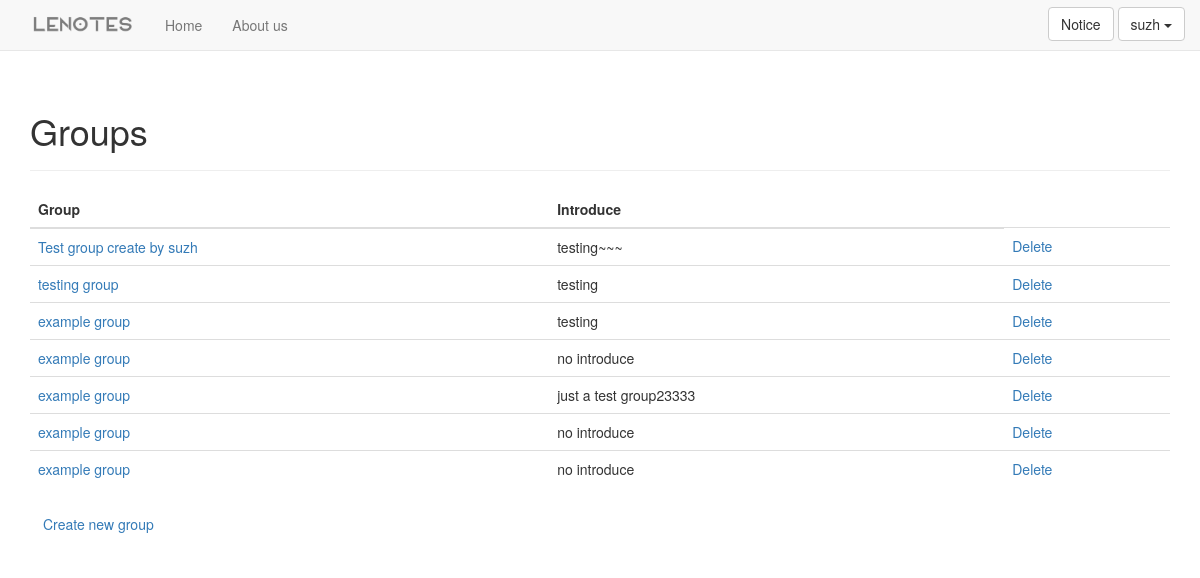
/group/ (signed in), run on the app's committed database.
### lenotes/models.py (models this page shows, shortened)
class Group(models.Model):
    name = models.CharField(max_length = 40, default="example group")
    intro = models.CharField(max_length = 200, default="no introduce")
    date_added = models.DateTimeField(auto_now_add = True)
    owner = models.ForeignKey(User, on_delete = models.CASCADE, related_name='group_owner')
    members = models.ManyToManyField(User)
    profile = ProcessedImageField(upload_to='group/img', default='group/img/default.jpg',
        processors=[ResizeToFill(750, 465)],  format='JPEG', options={'quality': 60})

### lenotes/views.py (the view)
# urls.py: path('group/', views.groups, name = 'groups'),
@login_required
def groups(request):
    groups = Group.objects.filter(owner=request.user).order_by('date_added')
    context = {'groups': groups}
    return render(request, 'lenotes/groups.html', context)

### lenotes/templatetags/base.py (called while the page is built)
@register.filter
def getUnreadCount(user):
    try:
        info = UserInfo.objects.get(user=user)
    except ObjectDoesNotExist:
        return 0
    else:
        return info.unread_count

### lenotes/templates/lenotes/groups.html
{% extends "lenotes/base.html" %} {% block header %}
<h1>Groups</h1>
{% endblock %} {% block content %}
<table class="table table-hover">
    <thead>
        <tr>
            <th>Group</th>
            <th>Introduce</th>
        </tr>
    </thead>
    <tbody>
        {% for group in groups %}
        <tr>
            <td><a href="{% url 'lenotes:group' group.id %}">{{ group.name }}</a></td>
            <td>{{group.intro}}</td>
            <td><a href="{% url 'lenotes:del_group' group.id %}">Delete</a></td>
        </tr>
        {% empty %}
        <li>No group have been created yet.</li>
        {% endfor %}
    </tbody>
</table>
<h4><a href="{% url 'lenotes:new_group' %}" class="btn btn-deaflut">Create new group</a></h4>
{% endblock content %}

### lenotes/templates/lenotes/base.html (shortened to what this page needs)
{% load bootstrap3 %}{% load staticfiles %}{% load base %}
<!DOCTYPE html>
<html lang="en">
<head>
    {% bootstrap_css %} {% bootstrap_javascript %}
</head>
<body>
    <nav class="navbar navbar-default navbar-static-top">
        <div class="container">
            <div class="navbar-header">
                <a href="{% url 'lenotes:index' %}">
                    <img class="myimg" src="{% static 'img/logo.png' %}" alt="" />
                </a>
            </div>
            <div id="navbar" class="navbar-collapse collapse" style="width: 1070px height: 50px">
                <ul class="nav navbar-nav">
                    <li><a href="{% url 'users:home' %}">Home</a></li>
                </ul>
                <ul class="nav navbar-nav">
                    <li><a href="{% url 'lenotes:about_us' %}">About us</a></li>
                </ul>
                <ul class="nav navbar-nav navbar-right">
                    {% if user.is_authenticated %}
                    <a href="{% url 'users:notice' %}" class="btn btn-default" style="margin-top: 7px">Notice
                    </a>
                    <div class="btn-group">
                        <a href="#" class="btn btn-default dropdown-toggle" data-toggle="dropdown" style="margin-top: 7px">{{user.username}}
                            <span class="caret"></span>
                        </a>
                    </div>
                    {% else %}
                    <form class="form-inline ml-auto">
                        <a href="{% url 'users:login' %}?next={{request.path}}" class="btn btn-default" style="margin-top: 7px">Log In</a>
                        <a href="{% url 'users:register' %}" class="btn btn-default" style="margin-top: 7px">Register</a>
                    </form>
                    {% endif %}
                </ul>
            </div>
        </div>
    </nav>
    <div class="container">
        <div class="page-header">
            {% block header %}{% endblock %}
        </div>
        <div>
            {% block content %}{% endblock %}
        </div>
    </div>
</body>
</html>

### lenotes/templates/lenotes/base.html (style rules this page uses)
.myimg { width: 120px; height: 50px; padding: 15px 15px 15px 0px; }

### data on the page
Group: name "Test group create by suzh", intro "testing~~~"
Group: name "testing group", intro "testing"
Group: name "example group", intro "testing"
Group: name "example group", intro "no introduce"
Group: name "example group", intro "just a test group23333"
Group: name "example group", intro "no introduce"
Group: name "example group", intro "no introduce"

### other printed values
{{ user.username }} "suzh"
